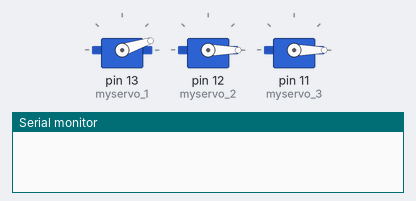
This sketch was run on a simulated Arduino Uno, built with avr-gcc and run on an emulated ATmega328P. On the bench: 3 × servo, the last lines printed to the serial monitor. Random numbers use the default seed unless the sketch sets one.

Above: at 0.15 s.
At 2.75 s:
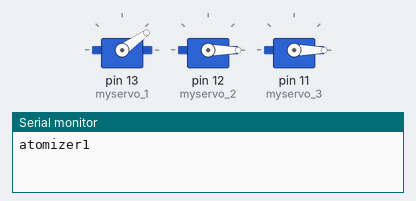
At 9.79 s:
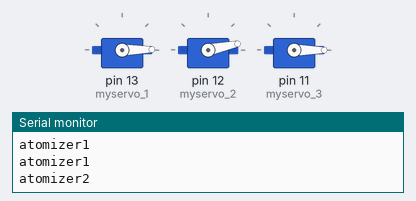
At 16.7 s:
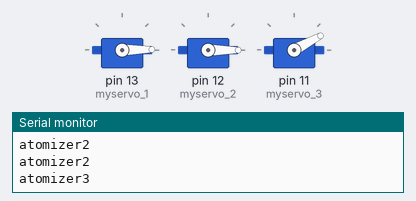
At 36.7 s:
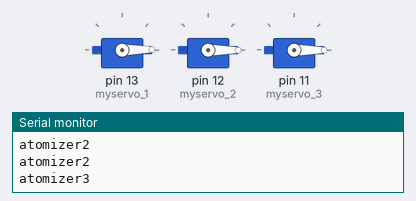
Timing chart, 0 to 38.2 s (numbered marks = the images above):
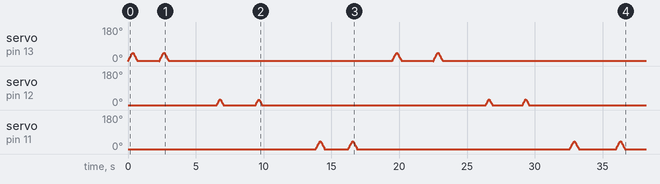

The sketch:

deployment.ino
```cpp
#include <Servo.h>

Servo myservo_1;  // create servo object to control a servo
Servo myservo_2;
Servo myservo_3;
// twelve servo objects can be created on most boards
int pos = 0;    // variable to store the servo position
int newPos;
int oldPos = 0;
int incPos = 30;
void atomizer1_press();
void atomizer2_press();
void atomizer3_press();

const unsigned long interval = 5000;
unsigned long previousTime;
int state;

void setup() {
   pinMode(LED_BUILTIN, OUTPUT);
   Serial.begin(9600); // Starting Serial Terminal
   myservo_1.write(0);
   myservo_2.write(0);
   myservo_3.write(0);
   myservo_1.attach(13);  // attaches the servo on pin 6 to the servo object
   myservo_2.attach(12);  // attaches the servo on pin 8 to the servo object
   myservo_3.attach(11);  // attaches the servo on pin 10 to the servo object
}

void loop() {
//  if (Serial.available()) {
//    char val = Serial.read();
//    if (val == 'a') {
//      atomizer1_press();
//      delay(1000);
//      atomizer1_press();
//      Serial.println("received");
//    }
//    if (val == 's') {
//      atomizer2_press();
//      delay(1000);
//      atomizer2_press();
//      Serial.println("received");
//    }
//    if (val == 'd') {
//      atomizer3_press();
//      delay(1000);
//      atomizer3_press();
//      Serial.println("received");
//    }
//  }

      atomizer1_press();
      delay(random(1000, 2500));
      atomizer1_press();
      delay(random(2000, 5000));
      atomizer2_press();
      delay(random(1000, 2500));
      atomizer2_press();
      delay(random(2000, 5000));
      atomizer3_press();
      delay(random(1000, 2500));
      atomizer3_press();
      delay(random(2000, 5000));

}

void atomizer1_press() {
  for (pos = 0; pos <= 45; pos += 2) { // goes from 0 degrees to 180 degrees, in steps of 1 degree
    myservo_1.write(pos);              // tell servo to go to position in variable 'pos'
    delay(15);                       // waits 15 ms for the servo to reach the position
  }
  for (pos = 45; pos >= 0; pos -= 2) { // goes from 180 degrees to 0 degrees
    myservo_1.write(pos);              // tell servo to go to position in variable 'pos'
    delay(15);                       // waits 15 ms for the servo to reach the position
  }
  delay(300);
  Serial.println("atomizer1");
}

void atomizer2_press() {
  for (pos = 0; pos <= 30; pos += 2) { // goes from 0 degrees to 180 degrees, in steps of 1 degree
    myservo_2.write(pos);              // tell servo to go to position in variable 'pos'
    delay(15);                       // waits 15 ms for the servo to reach the position
  }
  for (pos = 30; pos >= 0; pos -= 2) { // goes from 180 degrees to 0 degrees
    myservo_2.write(pos);              // tell servo to go to position in variable 'pos'
    delay(15);                       // waits 15 ms for the servo to reach the position
  }
  delay(300);
  Serial.println("atomizer2");
}

void atomizer3_press() {
  for (pos = 0; pos <= 42; pos += 2) { // goes from 0 degrees to 180 degrees, in steps of 1 degree
    myservo_3.write(pos);              // tell servo to go to position in variable 'pos'
    delay(15);                       // waits 15 ms for the servo to reach the position
  }
  for (pos = 42; pos >= 0; pos -= 2) { // goes from 180 degrees to 0 degrees
    myservo_3.write(pos);              // tell servo to go to position in variable 'pos'
    delay(15);                       // waits 15 ms for the servo to reach the position
  }
  delay(300);
  Serial.println("atomizer3");
}
```
